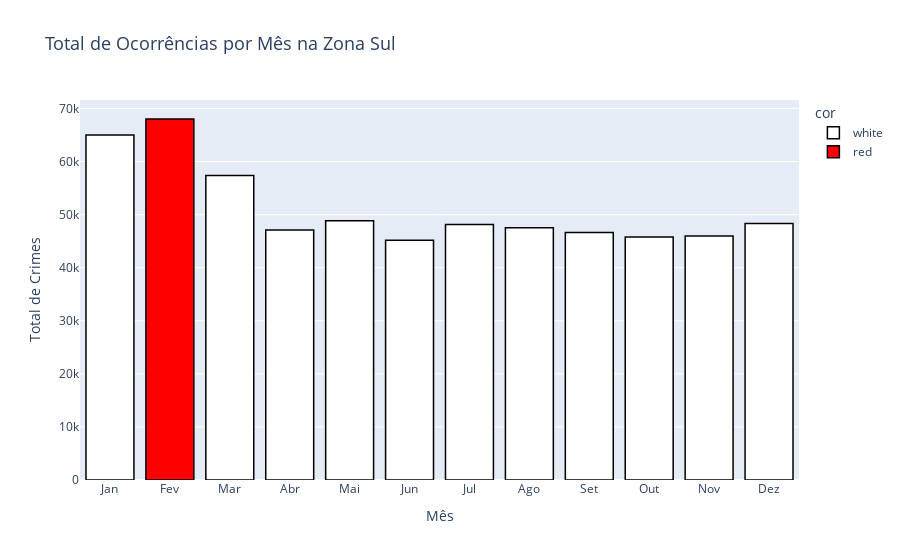

Here is the notebook cell this chart was saved with:
### Code cell
import pandas as pd
import plotly.express as px

# Calculando o total de crimes por mês
df_meses = df_zona_sul.copy()
df_meses["total_crimes"] = df_meses[[
    "roubo_transeunte", "roubo_celular", "roubo_em_coletivo", "roubo_rua",
    "roubo_veiculo", "roubo_carga", "roubo_comercio", "roubo_residencia",
    "roubo_banco", "roubo_cx_eletronico", "roubo_conducao_saque",
    "roubo_apos_saque", "roubo_bicicleta", "outros_roubos",
    "furto_veiculos", "furto_transeunte", "furto_coletivo", "furto_celular",
    "furto_bicicleta", "outros_furtos"
]].sum(axis=1)

# Agrupando por mês
df_meses_agrupados = df_meses.groupby("mes")["total_crimes"].sum().reset_index()

# Identificando o mês com mais crimes
mes_maximo = df_meses_agrupados.loc[df_meses_agrupados["total_crimes"].idxmax(), "mes"]

# Adicionando uma coluna para destacar o mês com mais ocorrências
df_meses_agrupados["cor"] = df_meses_agrupados["mes"].apply(
    lambda x: "red" if x == mes_maximo else "white"
)

# Criando o gráfico
fig = px.bar(
    df_meses_agrupados,
    x="mes",
    y="total_crimes",
    color="cor",  # Usando a coluna de cores para personalizar
    color_discrete_map={"red": "red", "white": "white"},
    labels={"mes": "Mês", "total_crimes": "Total de Crimes"},
    title="Total de Ocorrências por Mês na Zona Sul"
)

# Ajustando o layout
fig.update_traces(
    marker=dict(line=dict(color="black", width=1.5))  # Contorno das barras
)
fig.update_layout(
    xaxis=dict(
        tickmode="array",
        tickvals=list(range(1, 13)),
        ticktext=["Jan", "Fev", "Mar", "Abr", "Mai", "Jun", "Jul", "Ago", "Set", "Out", "Nov", "Dez"]
    ),
    title_font_size=18
)

# Exibindo o gráfico
fig.show()

### Figure 1 — Plotly figure (JSON) as saved in the notebook; plotly's stock layout.template omitted (floating-point values rounded to 4 significant figures)
{"data": [{"alignmentgroup": "True", "hovertemplate": "cor=white<br>Mês=%{x}<br>Total de Crimes=%{y}<extra></extra>", "legendgroup": "white", "marker": {"color": "white", "line": {"color": "black", "width": 1.5}, "pattern": {"shape": ""}}, "name": "white", "offsetgroup": "white", "orientation": "v", "showlegend": true, "textposition": "auto", "type": "bar", "x": [1, 3, 4, 5, 6, 7, 8, 9, 10, 11, 12], "xaxis": "x", "y": [65021, 57391, 47120, 48830, 45182, 48161, 47545, 46636, 45768, 45964, 48341], "yaxis": "y"}, {"alignmentgroup": "True", "hovertemplate": "cor=red<br>Mês=%{x}<br>Total de Crimes=%{y}<extra></extra>", "legendgroup": "red", "marker": {"color": "red", "line": {"color": "black", "width": 1.5}, "pattern": {"shape": ""}}, "name": "red", "offsetgroup": "red", "orientation": "v", "showlegend": true, "textposition": "auto", "type": "bar", "x": [2], "xaxis": "x", "y": [68017], "yaxis": "y"}], "layout": {"barmode": "relative", "legend": {"title": {"text": "cor"}, "tracegroupgap": 0}, "title": {"font": {"size": 18}, "text": "Total de Ocorrências por Mês na Zona Sul"}, "xaxis": {"anchor": "y", "domain": [0, 1], "tickmode": "array", "ticktext": ["Jan", "Fev", "Mar", "Abr", "Mai", "Jun", "Jul", "Ago", "Set", "Out", "Nov", "Dez"], "tickvals": [1, 2, 3, 4, 5, 6, 7, 8, 9, 10, 11, 12], "title": {"text": "Mês"}}, "yaxis": {"anchor": "x", "domain": [0, 1], "title": {"text": "Total de Crimes"}}}}
